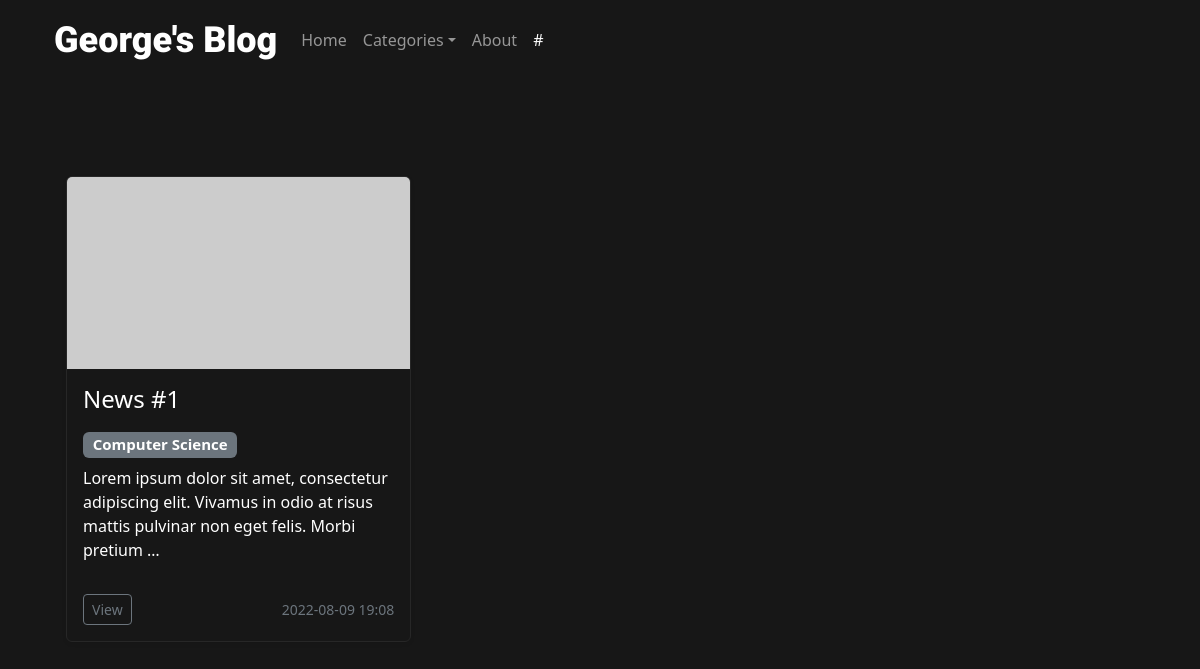
The page / on the database its author committed.
### news/models.py (models this page shows, shortened)
class News(models.Model):
    title = models.CharField(max_length=150, verbose_name='Title')
    content = models.TextField(blank=True, verbose_name='Content')
    created_at = models.DateTimeField(auto_now_add=True, verbose_name='Data of publishing')
    updated_at = models.DateTimeField(
        auto_now=True, verbose_name='Date of upadte')
    photo = models.ImageField(upload_to='photos/%Y/%m/%d/', blank=True, verbose_name='Photo')
    is_published = models.BooleanField(default=True, verbose_name='Published')
    category = models.ForeignKey('Category', on_delete=models.PROTECT, null=True, verbose_name='Category')
    def get_absolute_url(self):
        return reverse("view_news", kwargs={"news_id": self.pk})
    class Meta:
        verbose_name = 'News'
        verbose_name_plural = 'News'
        ordering = ['-created_at']

class Category(models.Model):
    title = models.CharField(max_length=150, db_index=True, verbose_name="Name of category")
    def __str__(self):
        return self.title
    class Meta:
        verbose_name = 'Category'
        verbose_name_plural = 'Category'
        ordering = ['title']

### news/views.py (the view)
# urls.py: path('', HomeNews.as_view(), name='home'),
class HomeNews(ListView):
    model = News
    template_name = 'news/home_news_list.html'
    context_object_name = 'news'
    def get_context_data(self, **kwargs):
        context = super().get_context_data(**kwargs)
        context['title'] = "TITILE"
        context['categories'] = Category.objects.all()
        return context
    def get_queryset(self):
        return News.objects.filter(is_published=True)

### news/templates/news/home_news_list.html
{% extends 'base.html' %}
{% block content %}
<section class="py-5 container">
<div class="album py-5">
  <div class="container">
<div class="row row-cols-1 row-cols-sm-2 row-cols-md-3 g-3">
        {% for item in news %}
          <div class="col">
            <div class="card shadow-sm" style="background-color:#171717; color:#fff; border:1px solid #272727; height: 100%; ">
                {% if item.photo %}
                  <img src="{{ item.photo.url }}" class="bd-placeholder-img card-img-top" width="100%" height="50%" alt="#" />
                {% else %}
                  <img src="https://picsum.photos/500/280" class="bd-placeholder-img card-img-top" width="100%" alt="#" />
                {% endif %}
                <div class="card-body">
                      <h4 class="card-title">{{ item.title }}</h4>
                      <h5>
                        <span class="badge bg-secondary" style=" margin:10px 0 0px 0;">{{ item.category }}</span>
                      </h5>
                      <p class="card-text">{{ item.content|safe|linebreaksbr|truncatewords:20 }}</p>
                      <div class="d-flex justify-content-between align-items-center">
                        <a href="{{ item.get_absolute_url }}" class="btn btn-sm btn-outline-secondary">View</a>
                        <small class="text-muted">{{ item.created_at|date:'Y-m-d H:m' }}</small>
                      </div>
                </div>
            </div>
          </div>
        {% endfor %}
      </div>
      </div>
      </div>
</section>
{% endblock content %}

### templates/base.html (shortened to what this page needs)
{% load static %}
<!DOCTYPE html>
<html lang="en">
  <head>
    <link href="https://cdn.jsdelivr.net/npm/bootstrap@5.2.0/dist/css/bootstrap.min.css" rel="stylesheet">
    <link rel="stylesheet" href="{% static 'css\style.css' %}">
  </head>
  <body>
    <div class="container" >
      {% include 'inc/_nav.html' %}
        {% block content %} CONTENT{% endblock content %}
    </div>
  </body>
</html>

### templates/inc/_nav.html (shortened to what this page needs)
    <nav class="navbar navbar-expand-lg sticky-top navbar-dark">
      <div class="container-fluid">
         <a class="navbar-brand" href="#">George's Blog</a>
        <div class="collapse navbar-collapse" id="navbarSupportedContent">
          <ul class="navbar-nav me-auto mb-2 mb-lg-0">
            <li class="nav-item">
              <a class="nav-link " aria-current="page" href="{% url 'home' %}">Home</a>
            </li>
            <li class="nav-item dropdown">
              <a class="nav-link dropdown-toggle" href="#" id="navbarDropdown" role="button" data-bs-toggle="dropdown" aria-expanded="false">Categories</a>
            </li>
             <li class="nav-item">
              <a class="nav-link " href="{% url 'about' %}">About</a>
            </li>
             <li class="nav-item">
              <a class="nav-link active" href="{% url 'add_news' %}">#</a>
            </li>
          </ul>
        </div>
      </div>
    </nav>

### website/static/css/style.css (style rules this page uses)
p { margin-top: 0; margin-bottom: 2rem; }
body { background-color: #171717; }
section { display: block; }
.navbar-brand { font-family: 'Roboto', sans-serif; font-weight: 900; font-size: 2.25rem; }
.navbar { text-align: center; background-color:#171717; }
.card { --bs-card-spacer-y: 1rem; --bs-card-spacer-x: 1rem; }

### rows shown on the page
News: title "News #1", category "Computer Science", content "Lorem ipsum dolor sit amet, consectetur adipiscing elit. Vivamus in odio at risus mattis pulvinar non eget felis. Morbi pretium …", created_at "2022-08-09 19:08"
